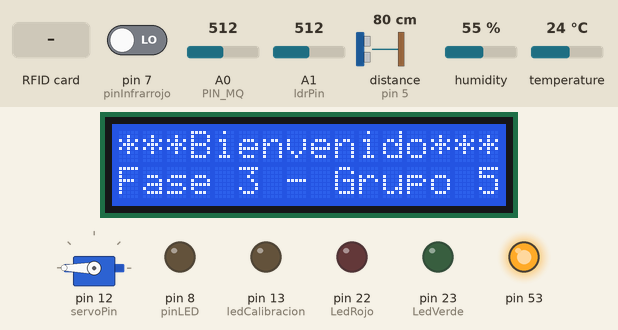
Bench run of a sketch on a simulated Arduino Mega 2560, built with avr-gcc and run on an emulated ATmega2560. On the bench: 16×2 character LCD, servo, output pins drawn as LEDs (lit = HIGH). Wiring (inferred from the names in the program): ultrasonic range finder: trigger pin 6; echo pin 5. The inputs (shaded band) are chosen by the test bench; at power-on: distance to the obstacle (sensor on pin 5) 80 cm, A1 (ldrPin) = 512, pin 7 (pinInfrarrojo) LOW, A0 (PIN_MQ) = 512, humidity 55 %, temperature 24 °C. The echo pulse lasts 58.3 µs per cm; pins used as bus, display or sensor lines are not drawn; what the sketch prints to the serial monitor is not drawn.

Above: at 5.2 s.
5.3 s: RFID card 19 7D D1 B1 held to the reader
At 7.9 s:
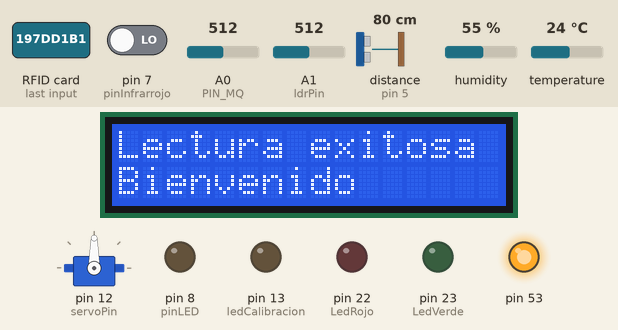
11.0 s: RFID card 5E 7A 19 C4 held to the reader
At 13.6 s:
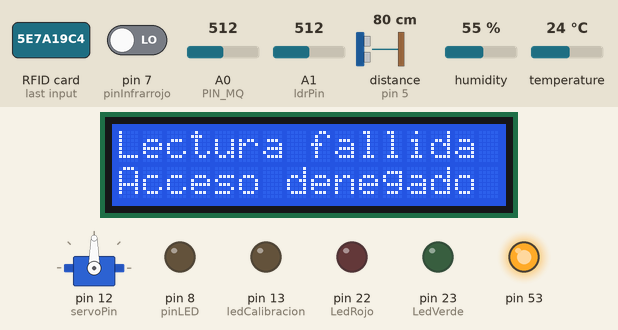
16.0 s: distance to the obstacle (sensor on pin 5) set to 13 cm
18.3 s: distance to the obstacle (sensor on pin 5) set to 10 cm
At 20.3 s:
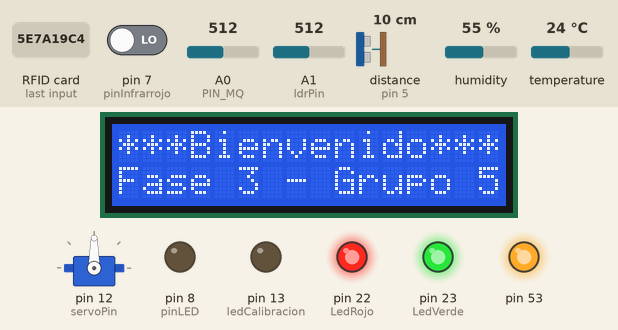
21.0 s: A1 (ldrPin) set to 215
23.6 s: A1 (ldrPin) set to 186
At 26.1 s:
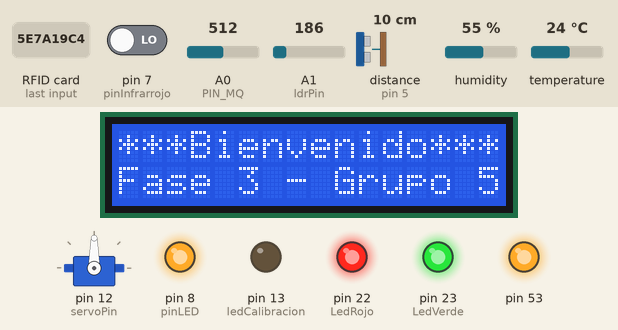
Timing chart, 0 to 27.4 s (numbered marks = the images above; inputs shaded):
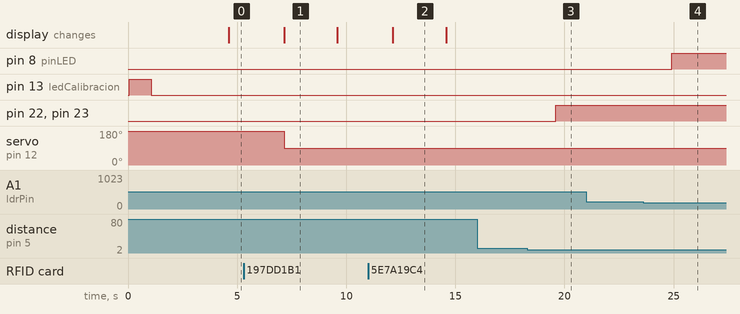

The sketch:

Fase3.ino
```cpp
#include <Wire.h>
#include <LiquidCrystal_I2C.h>
#include "DHT.h"
#include <EEPROM.h>
#include <Servo.h>
#include <SPI.h>
#include <MFRC522.h>

#include <ArduinoJson.h>

const int ledCalibracion = 13;                 // led de calibracion del MQ, led no conectado (revisar)
const int PIN_MQ = A0;
int VALOR_RL = 1;
float FACTOR_AIRE_LIMPIO_RO = 9.75;
int ldrPin = A1;                                // Pin LDR   (Sensor de luz)
const int pinLED = 8;                           // Pin para el LED de iluminación general
const int pinInfrarrojo = 7;                    // Infrarrojo para la barrera

int contadorAccesosCorrectos = 0;               // +++++ Contador de accesos correctos +++++

int TIEMPOS_MUESTRA_CALIBRACION = 10;
int INTERVALO_MUESTRA_CALIBRACION = 100;
int INTERVALO_MUESTRA_LECTURA = 50;
int TIEMPOS_MUESTRA_LECTURA = 5;

#define GAS_CO2 2
#define DHTPIN 4       // Pin donde esta conectado el sensor DHT11
#define DHTTYPE DHT11  // Tipo de sensor DHT

DHT dht(DHTPIN, DHTTYPE);
float humedad = 0;
float temperatura = 0;

// ===== Modulo RFID =====
#define SS_PIN 10                                        // Pin para SS (SDA) del RFID
#define RST_PIN 9                                        // Pin para RST del RFID
MFRC522 rfid(SS_PIN, RST_PIN);                           // Instancia del lector RFID

// Configuración de la pantalla LCD
LiquidCrystal_I2C lcd(0x27, 16, 2);

long ppmCO2 = 0;
int valorLuz = 0;
int valorInfrarrojo = 0;
int rojoGlobal = 0;
int azulGlobal = 0;
int verdeGlobal = 0;
int valorDistancia = 0;

float CO2[3] = {2.3, 0.53, -0.44};
float Ro = 10;

const int Trigger = 6;
const int Echo = 5;
const int LedRojo = 22;
const int LedVerde = 23;

unsigned long tiempoInicioRojo = 0;  // Variable para almacenar el tiempo cuando se enciende el rojo
bool rojoEncendido = false;          // Indicador de si el LED rojo está encendido
bool cambiarAAmarillo = false;       // Indicador para cambiar a amarillo después de los 5 segundos

// ===== Talanquera ======
Servo myServo;
const int servoPin = 12;               // Pin del servo motor de la barrera
bool barreraAbierta = false;           // Estado inicial de la barrera: cerrada

int umbralLuz = 200;                  // Umbral para encender/apagar el LED de iluminación (calibrar)


//bool encender apagar luces
bool luces = false;


// ===== Modulo RFID =====
byte NUIDsConocidos[][4] = {
  {0x19, 0x7D, 0xD1, 0xB1}   // nuid (tarjeta azul)     // {0x39, 0x09, 0xFB, 0xB3},  // nuid (tarjeta blanca)
};

// Número de NUIDs que se han almacenado
int cantidadNUIDs = sizeof(NUIDsConocidos) / sizeof(NUIDsConocidos[0]);


void setup() {
  Serial.begin(9600);

  Wire.begin();
  lcd.begin(16, 2);       // Inicializa la pantalla con 16 columnas y 2 filas
  lcd.backlight();        // Enciende la retroiluminación
  lcd.setCursor(0, 0);    // Coloca el cursor en la primera columna, primera fila

  dht.begin();
  pinMode(ledCalibracion, OUTPUT);
  digitalWrite(ledCalibracion, HIGH);
  //Serial.println("Calibrando...");

  Ro = CalibrarSensor(PIN_MQ);
  digitalWrite(ledCalibracion, LOW);

  //Serial.println(Ro);


  // Inicialización del sensor infrarrojo
  pinMode(pinInfrarrojo, INPUT);

  // inicializacion led iluminacion (general)
  pinMode(pinLED, OUTPUT);
  //digitalWrite(pinLED, HIGH);

  //ultrasónico y leds parqueo
  pinMode(Trigger, OUTPUT);  // Pin como salida para el Trigger
  pinMode(Echo, INPUT);      // Pin como entrada para el Echo
  pinMode(LedRojo, OUTPUT);  // Pin como salida para el color rojo
  pinMode(LedVerde, OUTPUT); // Pin como salida para el color verde
  digitalWrite(Trigger, LOW); // Inicializamos el Trigger en bajo

  // ===== Talanquera =====           Inicialización del servo
  myServo.attach(servoPin);     //  servomotor en el pin 12
  myServo.write(180);             // posición inicial de 180grados (cerrado)

  // ===== Lector rfid =====
  SPI.begin();
  rfid.PCD_Init();
  //Serial.println(F("Esperando tarjeta RFID..."));

  //lcdInicio();
  delay(1000);
}

void loop() {
    ppmCO2 = 0;
    valorLuz = 0;
    valorInfrarrojo = 0;
    valorDistancia = 0;


    leerDHT11();

    leerTarjetaRFID();  // Llamamos a la función que lee la tarjeta continuamente

    valorDistancia = distancia();
    ultrasonico(valorDistancia);

    // Verificar si hay datos desde el ESP8266
    if (Serial.available()) {
      String message = Serial.readStringUntil('\n');  // Leer mensaje completo
      procesarMensajeESP(message);
    }

    // ===== Talanquera =====
    controlarBarrera();  // funcion para controlar la barrera

    ppmCO2 = ObtenerPorcentajeGas(LeerSensor(PIN_MQ)/Ro, GAS_CO2);
    valorLuz = SensorCantidadLuz();
    valorInfrarrojo = Infrarrojo();

    // ===== Controlar el LED de iluminación =====
    controlarLED(valorLuz, umbralLuz);

  //formateo de las salidas como json para enviar al esp8266, para que este lo envie al servidor
  String jsonData = "{\"Humedad\":" + String(humedad) + ",\"Temperatura\":" + String(temperatura) +
                      ",\"PPMCO2\":" + String(ppmCO2) + ",\"Luz\":" + String(valorLuz) +
                      ",\"Infrarrojo\":" + String(valorInfrarrojo) + ",\"Distancia\":" + String(valorDistancia) +
                      ",\"AccesosCorrectos\":" + String(contadorAccesosCorrectos) + "}";

  //PRUEBAS CON DATOS QUEMADOS:
  /*String jsonData = "{\"Humedad\":" + String(22) + ",\"Temperatura\":" + String(50) +
                      ",\"PPMCO2\":" + String(120) + ",\"Luz\":" + String(300) +
                      ",\"Infrarrojo\":" + String(1) + ",\"Distancia\":" + String(15) +
                      ",\"AccesosCorrectos\":" + String(1) + "}";*/

  Serial.println(jsonData);
  delay(2000);
  lcdInicio();
  contadorAccesosCorrectos = 0;
}

void procesarMensajeESP(String mensaje){

  // Crear un JSONDocument para parsear el mensaje
  StaticJsonDocument<512> doc;

  // Parsear el JSON recibido
  DeserializationError error = deserializeJson(doc, mensaje);

  if (error) {
    Serial.print("Error al parsear JSON en el arduino: ");
    Serial.println(error.c_str());
    return;
  }

  if (doc.containsKey("LedState")) {
    if(doc["LedState"].as<int>() == 1){
      digitalWrite(pinLED, HIGH);
      luces = true;
    }else{
      digitalWrite(pinLED, LOW);
      luces = false;
    }
  }

  if (doc.containsKey("ControlServo")) {
    if(doc["ControlServo"].as<int>() == 90){
      contadorAccesosCorrectos=1;
      myServo.write(90); //abrir barrera
      delay(3000);
      myServo.write(180); //cerrar barrera
    }
  }

  if (doc.containsKey("NUID")) {
    if(doc["NUID"].as<String>() == "0x19,0x7D,0xD1,0xB1"){
      contadorAccesosCorrectos=1;
      lcdExito();
      myServo.write(90); //abrir barrera
      delay(3000);
      myServo.write(180); //cerrar barrera
    }
  }

}


float CalcularResistenciaSensor(int valor_adc) {
    return (((float)VALOR_RL * (1023 - valor_adc) / valor_adc));
}

float CalibrarSensor(int pin_mq) {
    int i;
    float valor = 0;

    for (i = 0; i < TIEMPOS_MUESTRA_CALIBRACION; i++) {
        valor += CalcularResistenciaSensor(analogRead(pin_mq));
        delay(INTERVALO_MUESTRA_CALIBRACION);
    }
    valor = valor / TIEMPOS_MUESTRA_CALIBRACION;
    valor = valor / FACTOR_AIRE_LIMPIO_RO;
    return valor;
}

float LeerSensor(int pin_mq) {
    int i;
    float rs = 0;

    for (i = 0; i < TIEMPOS_MUESTRA_LECTURA; i++) {
        rs += CalcularResistenciaSensor(analogRead(pin_mq));
        delay(INTERVALO_MUESTRA_LECTURA);
    }

    rs = rs / TIEMPOS_MUESTRA_LECTURA;
    return rs;
}

long ObtenerPorcentajeGas(float rs_ro_ratio, int id_gas) {
    return CalcularPorcentaje(rs_ro_ratio, CO2);
}

long CalcularPorcentaje(float rs_ro_ratio, float *curva) {
    return (pow(10, ((log(rs_ro_ratio) - curva[1]) / curva[2]) + curva[0]));
}


//LDR
int  SensorCantidadLuz() {
  int valorLuz = analogRead(ldrPin);  // Lee el valor analógico del LDR
  return valorLuz;
}

// ====== iluminacion general =====
void controlarLED(int valorLuz, int umbral) {
  if(!luces){
    if (valorLuz < umbral) {
      digitalWrite(pinLED, HIGH);                         // Si no hay suficiente luz, encender el LED
    } else {
      digitalWrite(pinLED, LOW);                          // Si hay suficiente luz, apagar el LED
      luces = false;
    }
  }
}

//dht
void leerDHT11() {
  float humedad2 = humedad;
  float temperatura2 = temperatura;
  humedad = dht.readHumidity();
  temperatura = dht.readTemperature();

  // Verificar si hay errores al leer el sensor
  if (isnan(humedad) || isnan(temperatura)) {
    humedad = humedad2;
    temperatura = temperatura2;
  }
}

// LCD
void lcdInicio(){
  lcd.clear();
  lcd.setCursor(0,0);
  lcd.print("***Bienvenido***");
  lcd.setCursor(0,1);
  lcd.print("Fase 3 - Grupo 5");
}

void lcdExito() {
  lcd.clear();
  lcd.setCursor(0, 0);
  lcd.print("Lectura exitosa");
  lcd.setCursor(0, 1);
  lcd.print("Bienvenido");
}

void lcdFallida() {
  lcd.clear();
  lcd.setCursor(0, 0);
  lcd.print("Lectura fallida");
  lcd.setCursor(0, 1);
  lcd.print("Acceso denegado");
}

int Infrarrojo(){
  int valor = digitalRead(pinInfrarrojo);
  return valor;

}


int distancia(){
  long t; // Tiempo que demora en llegar el eco
  long d; // Distancia en centímetros

  // Enviar pulso de Trigger
  digitalWrite(Trigger, HIGH);
  delayMicroseconds(10); // Enviamos un pulso de 10us
  digitalWrite(Trigger, LOW);

  t = pulseIn(Echo, HIGH); // Obtenemos el ancho del pulso
  d = t / 59;              // Escalamos el tiempo a una distancia en cm

  return d;
}

void ultrasonico(int d) {
  // Comportamiento cuando la distancia es <= 5 cm
  if (d <= 5 && !rojoEncendido && !cambiarAAmarillo) {
    // Si el LED rojo no está encendido y aún no ha cambiado a amarillo
    digitalWrite(LedRojo, HIGH);
    digitalWrite(LedVerde, LOW); // Apagar verde
    tiempoInicioRojo = millis(); // Guardamos el tiempo de inicio
    rojoEncendido = true;        // Indicamos que el rojo está encendido
  }

  // Verificar si han pasado 5 segundos desde que el LED rojo se encendió
  if (rojoEncendido && millis() - tiempoInicioRojo >= 5000) {
    // Después de 5 segundos, cambiar a amarillo (rojo + verde)
    digitalWrite(LedRojo, HIGH);
    digitalWrite(LedVerde, HIGH); // Encender verde para obtener amarillo
    cambiarAAmarillo = true;      // Indicamos que ya se cambió a amarillo
    rojoEncendido = false;        // Apagamos el estado de espera de rojo
  }

  // Si la distancia está entre 5 y 10 cm o si ya hemos cambiado a amarillo después de <= 5 cm
  if ((d > 5 && d <= 10) || cambiarAAmarillo) {
    digitalWrite(LedRojo, HIGH);
    digitalWrite(LedVerde, HIGH); // Mantener el amarillo encendido
  }

  // Si la distancia es mayor a 10 cm, apagar todos los colores y reiniciar estado
  if (d > 10) {
    digitalWrite(LedRojo, LOW);
    digitalWrite(LedVerde, LOW);
    cambiarAAmarillo = false;   // Reiniciar estado de cambio a amarillo
    rojoEncendido = false;      // Reiniciar estado del rojo
  }

  delay(100); // Pausa de 100 ms para evitar lecturas muy frecuentes
}


// ===== Talanquera =====
void controlarBarrera() {
    if (barreraAbierta) {  // Abre la barrera si se detecta una tarjeta valida, barrera cerrada
        abrirBarrera();
        barreraAbierta = true;
    }

    // Lee el estado del sensor infrarrojo
    int irValue = digitalRead(pinInfrarrojo);

    // Cierre de la barrera tras verificar que no hay obstaculos
    if (barreraAbierta && irValue == HIGH) {
        delay(1000);
        cerrarBarrera();
        delay(1000);
        barreraAbierta = false;                        // Marca la barrera como cerrada
    } else if (barreraAbierta && irValue == LOW) {
      barreraAbierta = true;                         // La barrera permanece abierta si se detecta un obstaculo en el infrarojo (0)
    }
}

// Función para abrir la barrera
void abrirBarrera() {
    myServo.write(90);                                 // Mueve el servomotor a 90 grados para abrir la barrera
}

void cerrarBarrera() {
    myServo.write(180);                                  // Mueve el servomotor a 0 grados para cerrar la barrera
}

// Función para leer tarjetas RFID
void leerTarjetaRFID() {
  if (!rfid.PICC_IsNewCardPresent()) {
    return;
  }

  if (!rfid.PICC_ReadCardSerial()) {
    return; // Error al leer la tarjeta
  }

  // Verificar si la tarjeta es conocida
  if (tarjetaEsConocida(rfid.uid.uidByte)) {
    lcdExito();
    abrirBarrera();
    barreraAbierta = true;
  // C:
    contadorAccesosCorrectos=1;
  } else {
    contadorAccesosCorrectos=0;
    lcdFallida();
  }

  rfid.PICC_HaltA();  // Detener la lectura de la tarjeta
}

// Función para verificar si el NUID es conocido
bool tarjetaEsConocida(byte* nuidLeido) {
  for (int i = 0; i < cantidadNUIDs; i++) {
    bool coinciden = true;
    for (int j = 0; j < 4; j++) {
      if (NUIDsConocidos[i][j] != nuidLeido[j]) {
        coinciden = false;
        break;
      }
    }
    if (coinciden) {
      return true;
    }
  }
  return false;
}
```

Measured:
- the behaviour switches between 12 and 11 cm on distance to the obstacle (sensor on pin 5) (found by bisection; images 2 and 3)
- the behaviour switches between 200 and 199 on A1 (ldrPin) (found by bisection; images 3 and 4)
- after the input at 5.3 s, servo on pin 12 (servoPin): 180° → 90° after 1.8 s; the display: changes after 1.8 s (image 1)
- after the input at 11.0 s, the display: changes after 1.1 s (image 2)
- after the input at 16.0 s, every drawn part: stays the same
- after the input at 18.3 s, pin 22 (LedRojo), pin 23 (LedVerde): LOW → HIGH after 1.3 s
- after the input at 21.0 s, every drawn part: stays the same
- after the input at 23.6 s, pin 8 (pinLED): LOW → HIGH after 1.3 s
- what the display in image 1 shows lasts 2.5 s, from 7.1 s to 9.6 s
